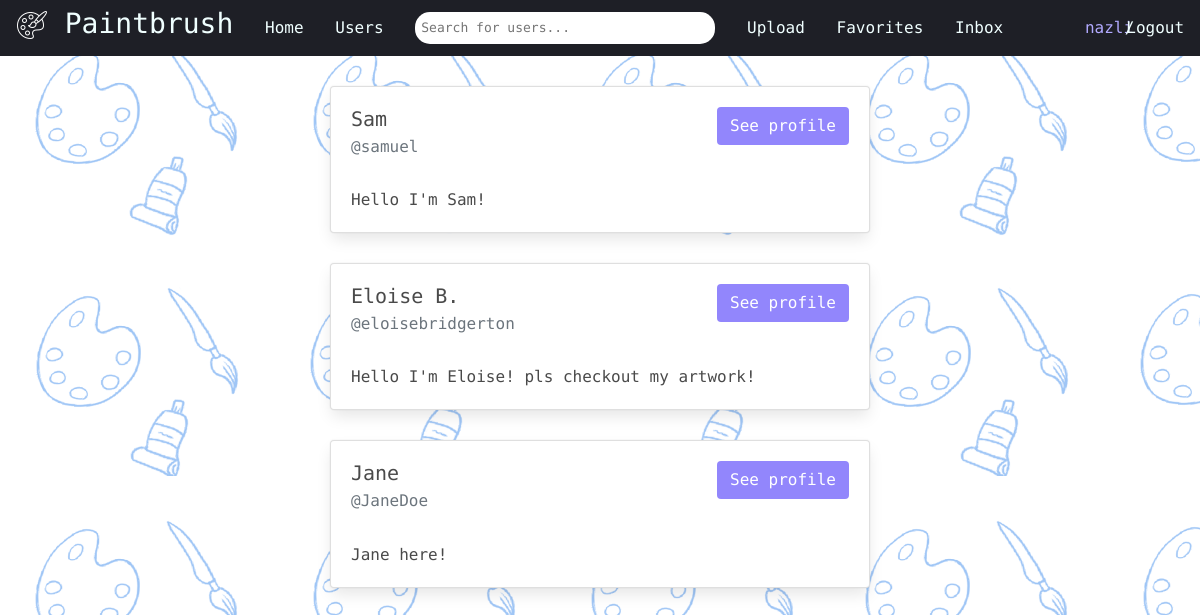
The page /account/following/ (signed in) on the database its author committed.
### users/models.py (models this page shows, shortened)
class Profile(models.Model):
    user = models.OneToOneField(User, on_delete=models.CASCADE, related_name='profile', null=True, blank=True)
    name = models.CharField(max_length=200, blank=True, null=True)
    username = models.CharField(max_length=200, blank=True, null=True)
    email = models.EmailField(max_length=500, blank=True, null=True)
    bio = models.TextField(blank=True, null=True)
    profile_image = models.ImageField(null=True, blank=True, upload_to='profiles', default='defaultavatar.png')
    created = models.DateTimeField(auto_now_add=True)
    id = models.UUIDField(default=uuid.uuid4, unique=True, primary_key=True, editable=False)
    follows = models.ManyToManyField("self", related_name="followed_by", symmetrical=False, blank=True)

### users/views.py (the view)
# urls.py: path('account/following/', views.followlist, name="following"),
@login_required(login_url="login")
def followlist(request):
    profile = request.user.profile
    return render(request, "users/following.html", {'profile': profile})

### templates/users/following.html (shortened to what this page needs)
{% extends 'base.html' %}
{% block content %}
<div class= "container">
  <div class="row justify-content-center">
      <div class="col-6">
          {% for userprofile in profile.follows.all%}
          {% if userprofile.id != profile.id %}
          <div class="card" style="margin-top:30px; margin-bottom:30px;">
                  <div class="card-body">
                    <h5 class="card-title">{{userprofile.name}}
                      <a href="{% url 'profiles' userprofile.id %}" class="btn float-right">See profile</a>
                    </h5>
                    <h6 class="card-subtitle mb-2 text-muted">@{{userprofile.username}}</h6>
                    <br>
                    <p class="card-text">{{userprofile.bio}}</p>
                  </div>
          </div>
          {% endif %}
          {% endfor %}
      </div>
  </div>
</div>
{% endblock content %}

### templates/navbar.html (shortened to what this page needs)
<!doctype html>
<html lang="en">
  <head>
    {% load static %}
    <link rel="stylesheet" href="https://cdn.jsdelivr.net/npm/bootstrap@4.3.1/dist/css/bootstrap.min.css">
    <link rel="stylesheet" href="{% static 'css/navbar.css' %}"/>
  </head>
  <body>
      <nav>
        <div class="topnav" >
            <h3><a href="{% url 'home' %}"><img src="/media/art.png" alt="img"></img> Paintbrush</h3></a>
            <a href="{% url 'timeline' %}" >Home</a>
            <a href="{% url 'userlist' %}" >Users</a>
            <div class="search-container">
              <form class ="form" action= "{% url 'userlist' %}" method ="GET">
                <div class = "form_field">
                  <input type="text" placeholder="Search for users..." name="search_query" value="{{search_query}}"/>
                </div>
              </form>
            </div>
            {% if request.user.is_authenticated %}
            <a href="{% url 'upload' %}" >Upload</a>
            <a href="{% url 'favoritelist' %}" >Favorites</a>
            <a href="{% url 'inbox' %}" >Inbox</a>
            <a href="{% url 'account' %}" style="color: #b2aaff; margin-left:50px; margin-right:-40px;" >{{request.user.username}}</a>
            {% endif %}
            {% if request.user.is_authenticated %}
              /
             <a href="{% url 'logout' %}" style="margin-left:-40px;">Logout</a>
            {% else %}
            <a href="{% url 'login' %}" >Login/Register</a>
            {% endif %}
        </div>
    </nav>
</body>
</html>

### static/css/navbar.css (style rules this page uses)
* { margin: 0; padding:0 ; box-sizing: border-box; font-family: 'Roboto Mono', monospace; }
.topnav { height: 7vh; width: 100%; background-color: #1e1f26; color: azure; display: flex; align-items: center; flex-direction: row; justify-content: space-around; }
.topnav a { text-decoration: none; color: azure; transition: 0.8s; }
.topnav input[type=text] { padding: 6px; border: none; border-radius: 15px; width: 300px; font-size: 13px; position: relative; }

### templates/base.html (style rules this page uses)
a, a:hover, a:focus, a:active { text-decoration: none; color: inherit; }

### templates/users/following.html (style rules this page uses)
html, body { background-image: url('/media/pattern4.png'); }
.btn { background-color: #9286fc ; color: white; }

### rows shown on the page
Profile: name "Sam", username "samuel", bio "Hello I'm Sam!"
Profile: name "Eloise B.", username "eloisebridgerton", bio "Hello I'm Eloise! pls checkout my artwork!"
Profile: name "Jane", username "JaneDoe", bio "Jane here!"

### other values the page prints
{{ request.user.username }} "nazli"
